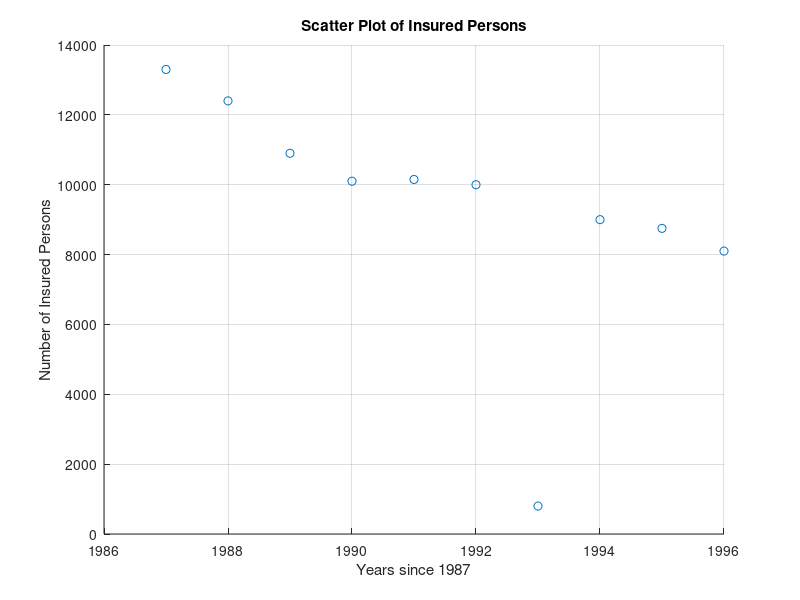
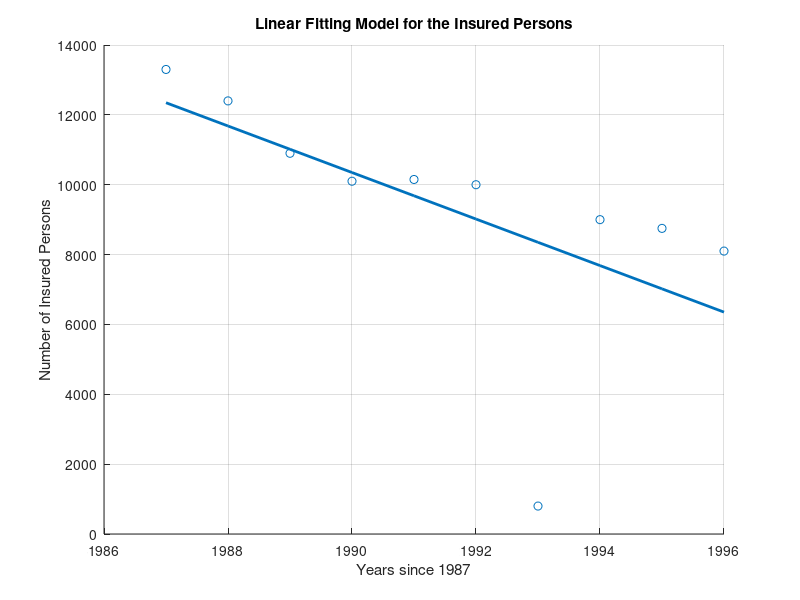
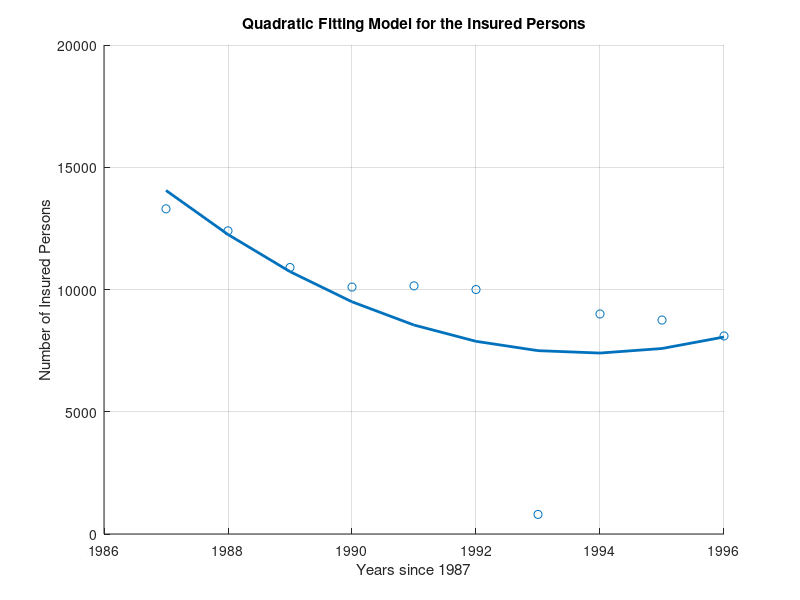
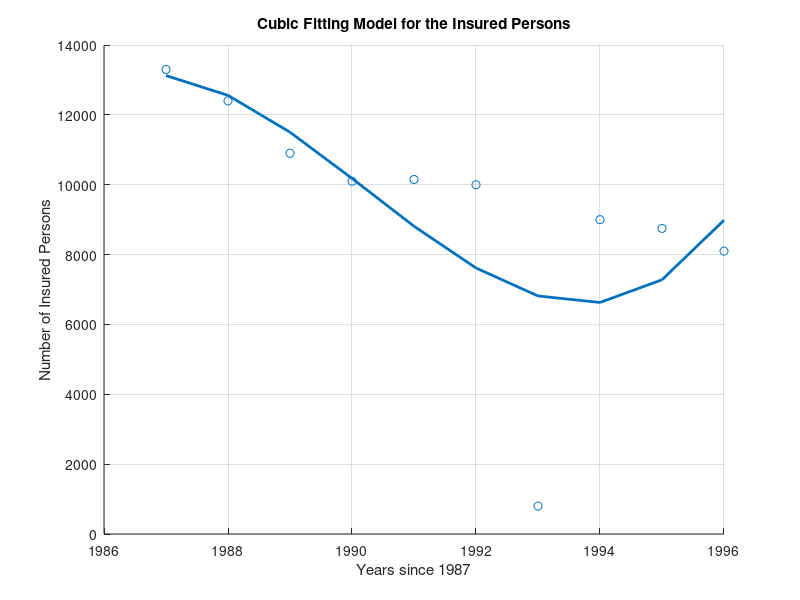

Write MATLAB code to recreate these figures, in order.
close all
clear 
clc

disp("%--------------------------Before Removing Outlier-------------------------%");

% Given data
x = 1987:1996; % Years since 1987
y = [13300, 12400, 10900, 10100, 10150, 10000, 800, 9000, 8750, 8100];

% Scatterplot of the data
figure;
scatter(x, y);
xlabel('Years since 1987');
ylabel('Number of Insured Persons');
title('Scatter Plot of Insured Persons');
grid on;

% Linear fitting
p1 = polyfit(x, y, 1);
y1 = polyval(p1, x);
R2_1 = 1 - sum((y - y1).^2) / sum((y - mean(y)).^2);
figure;
scatter(x, y);
grid on;
hold on;
plot(x, y1, 'LineWidth', 2);
xlabel('Years since 1987');
ylabel('Number of Insured Persons');
title('Linear Fitting Model for the Insured Persons');

% Display the Linear Fitting equation
fprintf('The linear fitting equation is: y = %.2fx + %.2f\n', p1(1), p1(2));

% Display the R^2 Value
fprintf('For linear fitting: R^2 = %.4f\n', R2_1);

% Quadratic fitting
p2 = polyfit(x, y, 2);
y2 = polyval(p2, x);
R2_2 = 1 - sum((y - y2).^2) / sum((y - mean(y)).^2);
figure;
scatter(x, y);
grid on;
hold on;
plot(x, y2, 'LineWidth', 2);
xlabel('Years since 1987');
ylabel('Number of Insured Persons');
title('Quadratic Fitting Model for the Insured Persons');

% Display the Quadratic Fitting equation
fprintf('The Quadratic fitting equation is: y = %.2fx^2 + %.2fx + %.2f\n', p2(1), p2(2), p2(3));

% Display the R^2 Value
fprintf('For Quadratic fitting: R^2 = %.4f\n', R2_2);

% Cubic fitting
p3 = polyfit(x, y, 3);
y3 = polyval(p3, x);
R2_3 = 1 - sum((y - y3).^2) / sum((y - mean(y)).^2);
figure;
scatter(x, y);
grid on;
hold on;
plot(x, y3, 'LineWidth', 2);
xlabel('Years since 1987');
ylabel('Number of Insured Persons');
title('Cubic Fitting Model for the Insured Persons');

% Display the Cubic Fitting equation
fprintf('The Cubic fitting equation is: y = %.2fx^3 + %.2fx^2 + %.2fx + %.2f\n', p3(1), p3(2), p3(3), p3(4));

% Display the R^2 Value
fprintf('For Cubic fitting: R^2 = %.4f\n', R2_3);

% Plot all fittings
figure;
scatter(x, y);
xlabel('Years since 1987');
ylabel('Number of Insured Persons');
title('All Fitting Models for the Insured Persons');
grid on;
hold on;
plot(x, y1, 'b-', 'LineWidth', 2);
plot(x, y2, 'g--', 'LineWidth', 2);
plot(x, y3, 'm-.', 'LineWidth', 2);
legend('Data', 'Linear Fit', 'Quadratic Fit', 'Cubic Fit');

% Display R^2 values
fprintf('R^2 values:\n');
fprintf('Linear: %f\n', R2_1);
fprintf('Quadratic: %f\n', R2_2);
fprintf('Cubic: %f\n', R2_3);

% Graph the Best-Fit Function
figure;
scatter(x, y, 'ro', 'filled'); % Scatter plot
hold on;
best_p = p2;
y_best_fit = polyval(best_p, x); % Compute best-fit y values
fprintf('Best fit: Quadratic Model\n');
plot(x, y_best_fit, 'b-', 'LineWidth', 2); % Plot best-fit function
xlabel('Years since 1987');
ylabel('Number of Insured Persons');
title('Best-Fit Function with Scatterplot Before Cleaning');
grid on;
legend('Data', 'Best-Fit Function');
hold off;

disp("%--------------------------After Removing Outlier-------------------------%");

% Given data
x_no_outlier = [1987, 1988, 1989, 1990, 1991, 1992, 1994, 1995, 1996]; % Years since 1987 (1993 Removed)
y_no_outlier = [13300, 12400, 10900, 10100, 10150, 10000, 9000, 8750, 8100]; % (800 Removed)

% Scatterplot of the data
figure;
scatter(x_no_outlier, y_no_outlier);
xlabel('Years since 1987');
ylabel('Number of Insured Persons');
title('Scatter Plot of Insured Persons (After Removing Outlier)');
grid on;
ylim([0 15000]);

% Linear fitting
p1_no_outlier = polyfit(x_no_outlier, y_no_outlier, 1);
y1_no_outlier = polyval(p1_no_outlier, x_no_outlier);
R2_1_no_outlier = 1 - sum((y_no_outlier - y1_no_outlier).^2) / sum((y_no_outlier - mean(y_no_outlier)).^2);
figure;
scatter(x_no_outlier, y_no_outlier);
grid on;
hold on;
plot(x_no_outlier, y1_no_outlier, 'LineWidth', 2);
xlabel('Years since 1987');
ylabel('Number of Insured Persons');
title('Linear Fitting Model for the Insured Persons - (After Removing Outlier)');
ylim([0 15000]);

% Display the Linear Fitting equation
fprintf('The linear fitting equation is: y = %.2fx + %.2f\n', p1_no_outlier(1), p1_no_outlier(2));

% Display the R^2 Value
fprintf('For linear fitting: R^2 = %.4f\n', R2_1_no_outlier);

% Quadratic fitting
p2_no_outlier = polyfit(x_no_outlier, y_no_outlier, 2);
y2_no_outlier = polyval(p2_no_outlier, x_no_outlier);
R2_2_no_outlier = 1 - sum((y_no_outlier - y2_no_outlier).^2) / sum((y_no_outlier - mean(y_no_outlier)).^2);
figure;
scatter(x_no_outlier, y_no_outlier);
grid on;
hold on;
plot(x_no_outlier, y2_no_outlier, 'LineWidth', 2);
xlabel('Years since 1987');
ylabel('Number of Insured Persons');
title('Quadratic Fitting Model for the Insured Persons - (After Removing Outlier)');
ylim([0 15000]);

% Display the Quadratic Fitting equation
fprintf('The Quadratic fitting equation is: y = %.2fx^2 + %.2fx + %.2f\n', p2_no_outlier(1), p2_no_outlier(2), p2_no_outlier(3));

% Display the R^2 Value
fprintf('For Quadratic fitting: R^2 = %.4f\n', R2_2_no_outlier);

% Cubic fitting
p3_no_outlier = polyfit(x_no_outlier, y_no_outlier, 3);
y3_no_outlier = polyval(p3_no_outlier, x_no_outlier);
R2_3_no_outlier = 1 - sum((y_no_outlier - y3_no_outlier).^2) / sum((y_no_outlier - mean(y_no_outlier)).^2);
figure;
scatter(x_no_outlier, y_no_outlier);
grid on;
hold on;
plot(x_no_outlier, y3_no_outlier, 'LineWidth', 2);
xlabel('Years since 1987');
ylabel('Number of Insured Persons');
title('Cubic Fitting Model for the Insured Persons - (After Removing Outlier)');
ylim([0 15000]);

% Display the Cubic Fitting equation
fprintf('The Cubic fitting equation is: y = %.2fx^3 + %.2fx^2 + %.2fx + %.2f\n', p3_no_outlier(1), p3_no_outlier(2), p3_no_outlier(3), p3_no_outlier(4));

% Display the R^2 Value
fprintf('For Cubic fitting: R^2 = %.4f\n', R2_3_no_outlier);

% Plot all fittings
figure;
scatter(x_no_outlier, y_no_outlier);
xlabel('Years since 1987');
ylabel('Number of Insured Persons');
title('Scatter Plot of Insured Persons (After Removing Outlier)');
grid on;
hold on;
plot(x_no_outlier, y1_no_outlier, 'b-', 'LineWidth', 2);
plot(x_no_outlier, y2_no_outlier, 'g--', 'LineWidth', 2);
plot(x_no_outlier, y3_no_outlier, 'm-.', 'LineWidth', 2);
legend('Data', 'Linear Fit', 'Quadratic Fit', 'Cubic Fit');
ylim([0 15000]);

fprintf('After Removing Outlier \n');
% Display R^2 values
fprintf('R^2 values:\n');
fprintf('Linear: %f\n', R2_1_no_outlier);
fprintf('Quadratic: %f\n', R2_2_no_outlier);
fprintf('Cubic: %f\n', R2_3_no_outlier);

% Graph the Best-Fit Function
figure;
scatter(x_no_outlier, y_no_outlier, 'ro', 'filled'); % Scatter plot
hold on;
best_p_no_outlier = p2_no_outlier;
y_best_fit_no_outlier = polyval(best_p_no_outlier, x_no_outlier); % Compute best-fit y values
fprintf('Best fit: Quadratic Model\n');
plot(x_no_outlier, y_best_fit_no_outlier, 'b-', 'LineWidth', 2); % Plot best-fit function
xlabel('Years since 1987');
ylabel('Number of Insured Persons');
title('Best-Fit Function with Scatterplot After Cleaning');
grid on;
legend('Data', 'Best-Fit Function');
hold off;

% Predict for 1997
x_pred = 1997; % 1997
y_pred = polyval(best_p_no_outlier, x_pred);
fprintf('Predicted insured persons in 1997: %.2f\n', y_pred);

